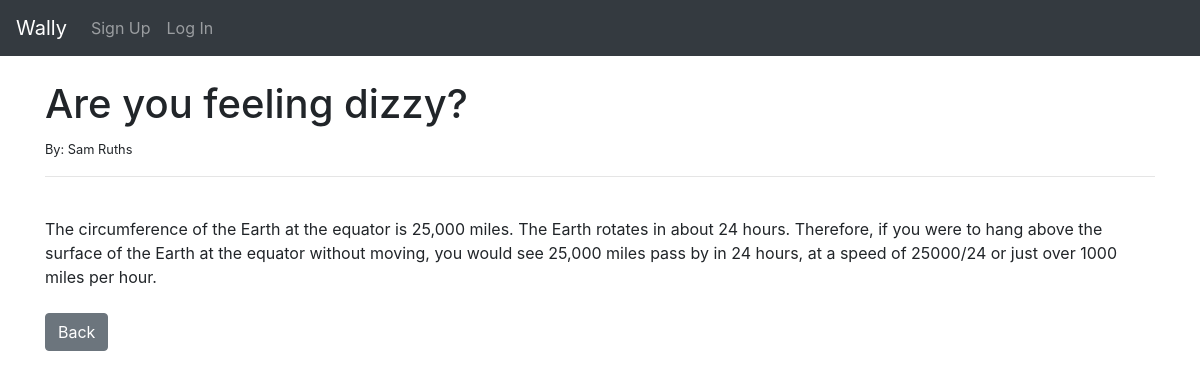
The page /article/31 on the database its author committed.
### thewally/models.py (models this page shows)
class Post(models.Model):
    title = models.CharField(max_length=255)
    title_tag = models.CharField(max_length=255)
    author = models.ForeignKey(User, on_delete=models.CASCADE)
    body = models.TextField()

### thewally/views.py (the view)
# urls.py: path('article/<int:pk>', ArticleDetailView.as_view(), name='article-detail'),
class ArticleDetailView(DetailView):
    model = Post
    template_name = 'article_details.html'

### thewally/templates/article_details.html (shortened to what this page needs)
{% extends 'base.html' %}
{% block content %}
<h1>{{ post.title }}</h1>
<small>By: {{ post.author.first_name}} {{ post.author.last_name}}
</small><br/>
<hr>
<br/>
{{ post.body }}
<br/><br/>
<a href="{% url 'home' %}"
class="btn btn-secondary">Back</a>
{% endblock %}

### rows shown on the page
Post: title "Are you feeling dizzy?", author.first_name "Sam", author.last_name "Ruths", body "The circumference of the Earth at the equator is 25,000 miles. The Earth rotates in about 24 hours. Therefore, if you were to hang above the surface of the Earth at the equator without moving, you would see 25,000 miles pass by in 24 hours, at a speed of 25000/24 or just over 1000 miles per hour."
